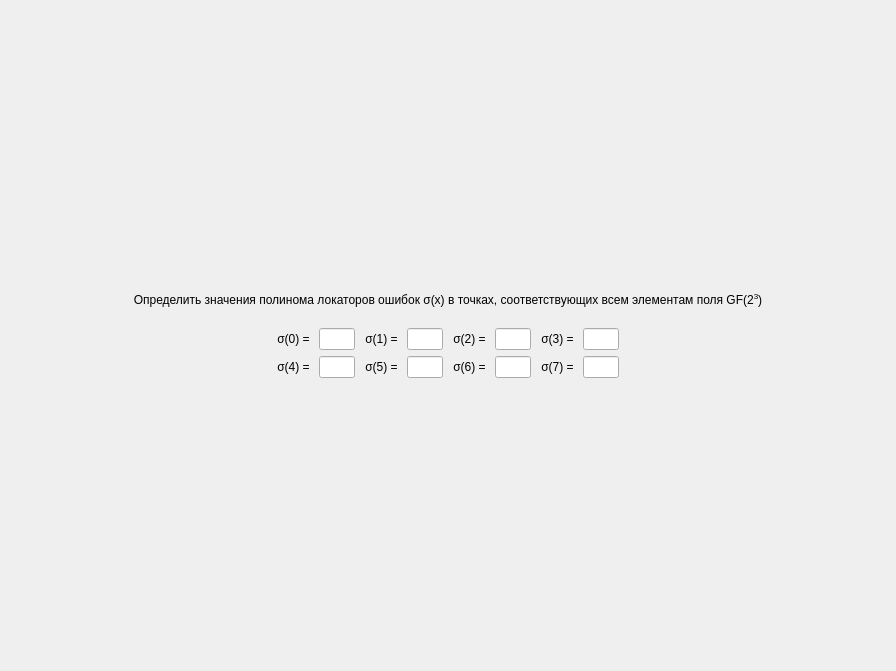
<?xml version="1.0" encoding="UTF-8"?>
<ui version="4.0">
 <class>ScreenTask11</class>
 <widget class="QFrame" name="ScreenTask11">
  <property name="geometry">
   <rect>
    <x>0</x>
    <y>0</y>
    <width>896</width>
    <height>671</height>
   </rect>
  </property>
  <property name="windowTitle">
   <string>Frame</string>
  </property>
  <layout class="QGridLayout" name="gridLayout_2">
   <property name="leftMargin">
    <number>0</number>
   </property>
   <property name="topMargin">
    <number>0</number>
   </property>
   <property name="rightMargin">
    <number>0</number>
   </property>
   <property name="bottomMargin">
    <number>0</number>
   </property>
   <property name="spacing">
    <number>6</number>
   </property>
   <item row="0" column="0">
    <layout class="QVBoxLayout" name="verticalLayout">
     <item>
      <spacer name="verticalSpacer_2">
       <property name="orientation">
        <enum>Qt::Vertical</enum>
       </property>
       <property name="sizeHint" stdset="0">
        <size>
         <width>20</width>
         <height>40</height>
        </size>
       </property>
      </spacer>
     </item>
     <item>
      <widget class="QLabel" name="title_2">
       <property name="styleSheet">
        <string notr="true">font: 75 20pt &quot;MS Shell Dlg 2&quot;;</string>
       </property>
       <property name="text">
        <string>Определить значения полинома локаторов ошибок σ(x) в точках, соответствующих всем элементам поля GF(2&lt;sup&gt;3&lt;/sup&gt;)</string>
       </property>
       <property name="alignment">
        <set>Qt::AlignCenter</set>
       </property>
       <property name="wordWrap">
        <bool>true</bool>
       </property>
      </widget>
     </item>
     <item>
      <spacer name="verticalSpacer_3">
       <property name="orientation">
        <enum>Qt::Vertical</enum>
       </property>
       <property name="sizeType">
        <enum>QSizePolicy::Minimum</enum>
       </property>
       <property name="sizeHint" stdset="0">
        <size>
         <width>0</width>
         <height>15</height>
        </size>
       </property>
      </spacer>
     </item>
     <item>
      <layout class="QHBoxLayout" name="horizontalLayout">
       <item>
        <spacer name="horizontalSpacer">
         <property name="orientation">
          <enum>Qt::Horizontal</enum>
         </property>
         <property name="sizeHint" stdset="0">
          <size>
           <width>40</width>
           <height>20</height>
          </size>
         </property>
        </spacer>
       </item>
       <item>
        <layout class="QGridLayout" name="gridLayout">
         <item row="0" column="3">
          <widget class="QLineEdit" name="input1">
           <property name="sizePolicy">
            <sizepolicy hsizetype="Fixed" vsizetype="Fixed">
             <horstretch>0</horstretch>
             <verstretch>0</verstretch>
            </sizepolicy>
           </property>
           <property name="maximumSize">
            <size>
             <width>36</width>
             <height>30</height>
            </size>
           </property>
           <property name="styleSheet">
            <string notr="true">font: 16pt &quot;MS Shell Dlg 2&quot;;</string>
           </property>
           <property name="maxLength">
            <number>1</number>
           </property>
           <property name="alignment">
            <set>Qt::AlignCenter</set>
           </property>
          </widget>
         </item>
         <item row="0" column="7">
          <widget class="QLineEdit" name="input3">
           <property name="sizePolicy">
            <sizepolicy hsizetype="Fixed" vsizetype="Fixed">
             <horstretch>0</horstretch>
             <verstretch>0</verstretch>
            </sizepolicy>
           </property>
           <property name="maximumSize">
            <size>
             <width>36</width>
             <height>30</height>
            </size>
           </property>
           <property name="styleSheet">
            <string notr="true">font: 16pt &quot;MS Shell Dlg 2&quot;;</string>
           </property>
           <property name="maxLength">
            <number>1</number>
           </property>
           <property name="alignment">
            <set>Qt::AlignCenter</set>
           </property>
          </widget>
         </item>
         <item row="0" column="5">
          <widget class="QLineEdit" name="input2">
           <property name="sizePolicy">
            <sizepolicy hsizetype="Fixed" vsizetype="Fixed">
             <horstretch>0</horstretch>
             <verstretch>0</verstretch>
            </sizepolicy>
           </property>
           <property name="maximumSize">
            <size>
             <width>36</width>
             <height>30</height>
            </size>
           </property>
           <property name="styleSheet">
            <string notr="true">font: 16pt &quot;MS Shell Dlg 2&quot;;</string>
           </property>
           <property name="maxLength">
            <number>1</number>
           </property>
           <property name="alignment">
            <set>Qt::AlignCenter</set>
           </property>
          </widget>
         </item>
         <item row="1" column="3">
          <widget class="QLineEdit" name="input5">
           <property name="sizePolicy">
            <sizepolicy hsizetype="Fixed" vsizetype="Fixed">
             <horstretch>0</horstretch>
             <verstretch>0</verstretch>
            </sizepolicy>
           </property>
           <property name="maximumSize">
            <size>
             <width>36</width>
             <height>30</height>
            </size>
           </property>
           <property name="styleSheet">
            <string notr="true">font: 16pt &quot;MS Shell Dlg 2&quot;;</string>
           </property>
           <property name="maxLength">
            <number>1</number>
           </property>
           <property name="alignment">
            <set>Qt::AlignCenter</set>
           </property>
          </widget>
         </item>
         <item row="1" column="5">
          <widget class="QLineEdit" name="input6">
           <property name="sizePolicy">
            <sizepolicy hsizetype="Fixed" vsizetype="Fixed">
             <horstretch>0</horstretch>
             <verstretch>0</verstretch>
            </sizepolicy>
           </property>
           <property name="maximumSize">
            <size>
             <width>36</width>
             <height>30</height>
            </size>
           </property>
           <property name="styleSheet">
            <string notr="true">font: 16pt &quot;MS Shell Dlg 2&quot;;</string>
           </property>
           <property name="maxLength">
            <number>1</number>
           </property>
           <property name="alignment">
            <set>Qt::AlignCenter</set>
           </property>
          </widget>
         </item>
         <item row="0" column="2">
          <widget class="QLabel" name="label1_2">
           <property name="styleSheet">
            <string notr="true">font: 16pt &quot;MS Shell Dlg 2&quot;;</string>
           </property>
           <property name="text">
            <string> σ(1) = </string>
           </property>
           <property name="alignment">
            <set>Qt::AlignRight|Qt::AlignTrailing|Qt::AlignVCenter</set>
           </property>
          </widget>
         </item>
         <item row="0" column="4">
          <widget class="QLabel" name="label1_3">
           <property name="styleSheet">
            <string notr="true">font: 16pt &quot;MS Shell Dlg 2&quot;;</string>
           </property>
           <property name="text">
            <string> σ(2) = </string>
           </property>
           <property name="alignment">
            <set>Qt::AlignRight|Qt::AlignTrailing|Qt::AlignVCenter</set>
           </property>
          </widget>
         </item>
         <item row="1" column="1">
          <widget class="QLineEdit" name="input4">
           <property name="sizePolicy">
            <sizepolicy hsizetype="Fixed" vsizetype="Fixed">
             <horstretch>0</horstretch>
             <verstretch>0</verstretch>
            </sizepolicy>
           </property>
           <property name="maximumSize">
            <size>
             <width>36</width>
             <height>30</height>
            </size>
           </property>
           <property name="styleSheet">
            <string notr="true">font: 16pt &quot;MS Shell Dlg 2&quot;;</string>
           </property>
           <property name="maxLength">
            <number>1</number>
           </property>
           <property name="alignment">
            <set>Qt::AlignCenter</set>
           </property>
          </widget>
         </item>
         <item row="0" column="0">
          <widget class="QLabel" name="label1">
           <property name="styleSheet">
            <string notr="true">font: 16pt &quot;MS Shell Dlg 2&quot;;</string>
           </property>
           <property name="text">
            <string>σ(0) = </string>
           </property>
           <property name="alignment">
            <set>Qt::AlignRight|Qt::AlignTrailing|Qt::AlignVCenter</set>
           </property>
          </widget>
         </item>
         <item row="1" column="7">
          <widget class="QLineEdit" name="input7">
           <property name="sizePolicy">
            <sizepolicy hsizetype="Fixed" vsizetype="Fixed">
             <horstretch>0</horstretch>
             <verstretch>0</verstretch>
            </sizepolicy>
           </property>
           <property name="maximumSize">
            <size>
             <width>36</width>
             <height>30</height>
            </size>
           </property>
           <property name="styleSheet">
            <string notr="true">font: 16pt &quot;MS Shell Dlg 2&quot;;</string>
           </property>
           <property name="maxLength">
            <number>1</number>
           </property>
           <property name="alignment">
            <set>Qt::AlignCenter</set>
           </property>
          </widget>
         </item>
         <item row="0" column="1">
          <widget class="QLineEdit" name="input0">
           <property name="sizePolicy">
            <sizepolicy hsizetype="Fixed" vsizetype="Fixed">
             <horstretch>0</horstretch>
             <verstretch>0</verstretch>
            </sizepolicy>
           </property>
           <property name="maximumSize">
            <size>
             <width>36</width>
             <height>30</height>
            </size>
           </property>
           <property name="styleSheet">
            <string notr="true">font: 16pt &quot;MS Shell Dlg 2&quot;;</string>
           </property>
           <property name="maxLength">
            <number>1</number>
           </property>
           <property name="alignment">
            <set>Qt::AlignCenter</set>
           </property>
          </widget>
         </item>
         <item row="0" column="6">
          <widget class="QLabel" name="label1_4">
           <property name="styleSheet">
            <string notr="true">font: 16pt &quot;MS Shell Dlg 2&quot;;</string>
           </property>
           <property name="text">
            <string> σ(3) = </string>
           </property>
           <property name="alignment">
            <set>Qt::AlignRight|Qt::AlignTrailing|Qt::AlignVCenter</set>
           </property>
          </widget>
         </item>
         <item row="1" column="0">
          <widget class="QLabel" name="label1_5">
           <property name="styleSheet">
            <string notr="true">font: 16pt &quot;MS Shell Dlg 2&quot;;</string>
           </property>
           <property name="text">
            <string>σ(4) = </string>
           </property>
           <property name="alignment">
            <set>Qt::AlignRight|Qt::AlignTrailing|Qt::AlignVCenter</set>
           </property>
          </widget>
         </item>
         <item row="1" column="2">
          <widget class="QLabel" name="label1_6">
           <property name="styleSheet">
            <string notr="true">font: 16pt &quot;MS Shell Dlg 2&quot;;</string>
           </property>
           <property name="text">
            <string> σ(5) = </string>
           </property>
           <property name="alignment">
            <set>Qt::AlignRight|Qt::AlignTrailing|Qt::AlignVCenter</set>
           </property>
          </widget>
         </item>
         <item row="1" column="4">
          <widget class="QLabel" name="label1_7">
           <property name="styleSheet">
            <string notr="true">font: 16pt &quot;MS Shell Dlg 2&quot;;</string>
           </property>
           <property name="text">
            <string> σ(6) = </string>
           </property>
           <property name="alignment">
            <set>Qt::AlignRight|Qt::AlignTrailing|Qt::AlignVCenter</set>
           </property>
          </widget>
         </item>
         <item row="1" column="6">
          <widget class="QLabel" name="label1_8">
           <property name="styleSheet">
            <string notr="true">font: 16pt &quot;MS Shell Dlg 2&quot;;</string>
           </property>
           <property name="text">
            <string> σ(7) = </string>
           </property>
           <property name="alignment">
            <set>Qt::AlignRight|Qt::AlignTrailing|Qt::AlignVCenter</set>
           </property>
          </widget>
         </item>
        </layout>
       </item>
       <item>
        <spacer name="horizontalSpacer_2">
         <property name="orientation">
          <enum>Qt::Horizontal</enum>
         </property>
         <property name="sizeHint" stdset="0">
          <size>
           <width>40</width>
           <height>20</height>
          </size>
         </property>
        </spacer>
       </item>
      </layout>
     </item>
     <item>
      <spacer name="verticalSpacer">
       <property name="orientation">
        <enum>Qt::Vertical</enum>
       </property>
       <property name="sizeHint" stdset="0">
        <size>
         <width>20</width>
         <height>40</height>
        </size>
       </property>
      </spacer>
     </item>
    </layout>
   </item>
  </layout>
 </widget>
 <tabstops>
  <tabstop>input0</tabstop>
  <tabstop>input1</tabstop>
  <tabstop>input2</tabstop>
  <tabstop>input3</tabstop>
  <tabstop>input4</tabstop>
  <tabstop>input5</tabstop>
  <tabstop>input6</tabstop>
  <tabstop>input7</tabstop>
 </tabstops>
 <resources/>
 <connections/>
</ui>
